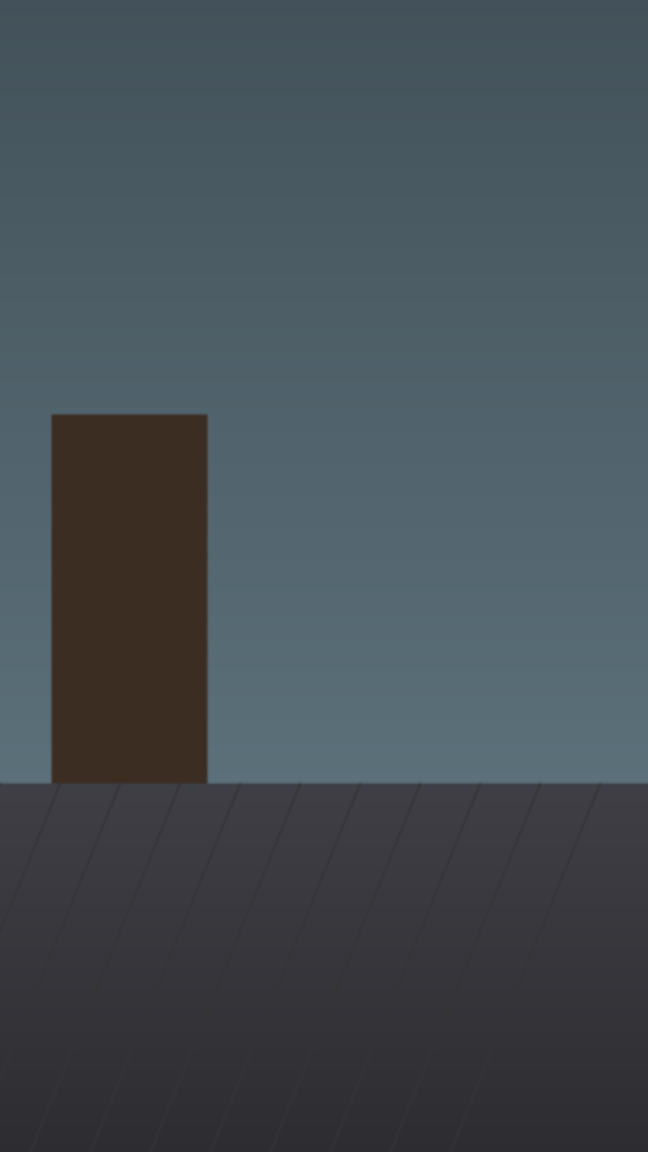
#> input picture AiTrends/2d-stick-animator/projects/_selftest/assets/bg/office.jpg, 1296 x 2304 px (shown at 1/2 size)
$ python -i creatures.py   (imports and definitions only)
#> lines starting #> are read from the running program, lines starting #| are printed output that depends on the picture
"""Living creatures: full-body animals that move, act and make their sounds (never a head icon).

  python creatures.py list                                 # the animals the kit knows: emoji, behaviour, size, sound
  python creatures.py prep P/assets/creatures/hen.png [--faces left|right]   # trim to the feet line, write the sidecar
  python creatures.py strip P --shot S01 [-o qc/creatures.jpg]               # frames of one shot's creatures over time
  python creatures.py gait P/assets/creatures/dog.png --kind run|walk|hop|fly|two_legs [--frames 4] --yes
      # the gait cycle (same animal, legs in sequence; Kie.ai ~6 credits a frame): every creature that moves on screen
      # needs one - compile_spec then flips the frames along its path (a sliding still reads as a doll)

A shot's "creatures" list puts animals in the scene (spec-schema.md): each is a cut-out image (whole body, side view)
anchored at its feet, alive the whole time it is on screen - breathing, looking around, walking, pecking, hopping,
flying or swimming - with its sound (compile_spec adds the cues). The behaviour maths below is deterministic (a
function of time and the creature's id) and the After Effects engine runs the same maths in expressions, so the
preview and After Effects agree frame for frame.

Behaviours ("behave"):
  idle    stands, breathes, looks around (turns now and then)                 any animal
  peck    short walks between spots, pecks the ground twice at each stop      chickens, hens, birds on the ground, pigeons
  wander  walks between random spots near its place, pauses                    dogs, cats, pigs, sheep, goats, cows, rats
  walk    walks to "to" [x, y] at a steady pace, then idles                    any animal going somewhere
  flee    runs to "to" (or off-screen) fast with a big bounce                  scared animals, a flock scattering
  hop     hops between spots                                                   rabbits, frogs, small birds, kangaroos
  fly     loops through the air with flapping                                  birds, bats, bees, flies, butterflies
  swim    glides back and forth with a tail wiggle                             fish, sharks, ducks on water
  sleep   slow deep breathing, no movement                                     sleeping animals
"""
import argparse
import json
import math
import os
import sys

sys.path.insert(0, os.path.dirname(os.path.abspath(__file__)))

BEHAVES = ("idle", "peck", "wander", "walk", "flee", "hop", "fly", "swim", "sleep")

# animal -> Fluent 3D full-body emoji (free mode; they all face LEFT; None = only a face exists, search instead), default behaviour, height as a share of a
# standing character's height (h of the actor), sound search words / ElevenLabs sound prompt (None = silent)
ANIMALS = {
    "chicken": {"emoji": "Rooster", "behave": "peck", "size": 0.24, "sound": "hens clucking", "aka": ["hen", "hens", "chickens", "rooster", "roosters", "poultry", "chick", "chicks"]},
    "duck": {"emoji": "Duck", "behave": "wander", "size": 0.22, "sound": "ducks quacking", "aka": ["ducks"]},
    "turkey": {"emoji": "Turkey", "behave": "peck", "size": 0.3, "sound": "turkey gobbling", "aka": ["turkeys"]},
    "bird": {"emoji": "Bird", "behave": "fly", "size": 0.12, "sound": "small birds chirping", "aka": ["birds", "pigeon", "pigeons", "sparrow", "crow", "crows"]},
    "dog": {"emoji": "Dog", "behave": "wander", "size": 0.34, "sound": "dog barking", "aka": ["dogs", "puppy", "hound"]},
    "cat": {"emoji": "Cat", "behave": "wander", "size": 0.24, "sound": "cat meowing", "aka": ["cats", "kitten"]},
    "cow": {"emoji": "Cow", "behave": "wander", "size": 0.62, "sound": "cow mooing", "aka": ["cows", "cattle", "bull", "ox"]},
    "pig": {"emoji": "Pig", "behave": "wander", "size": 0.36, "sound": "pigs oinking", "aka": ["pigs", "hog", "boar"]},
    "horse": {"emoji": "Horse", "behave": "wander", "size": 0.8, "sound": "horse neighing", "aka": ["horses", "pony"]},
    "sheep": {"emoji": "Ewe", "behave": "wander", "size": 0.36, "sound": "sheep bleating", "aka": ["ewe", "lamb", "lambs"]},
    "goat": {"emoji": "Goat", "behave": "wander", "size": 0.38, "sound": "goat bleating", "aka": ["goats"]},
    "rat": {"emoji": "Rat", "behave": "wander", "size": 0.1, "sound": "rats squeaking", "aka": ["rats"]},
    "mouse": {"emoji": "Mouse", "behave": "wander", "size": 0.08, "sound": "mouse squeaking", "aka": ["mice"]},
    "rabbit": {"emoji": "Rabbit", "behave": "hop", "size": 0.2, "sound": None, "aka": ["rabbits", "bunny", "hare"]},
    "monkey": {"emoji": "Monkey", "behave": "hop", "size": 0.34, "sound": "monkey chattering", "aka": ["monkeys", "chimp", "chimpanzee", "ape"]},
    "camel": {"emoji": "Camel", "behave": "walk", "size": 0.9, "sound": "camel groaning", "aka": ["camels"]},
    "elephant": {"emoji": "Elephant", "behave": "walk", "size": 1.2, "sound": "elephant trumpeting", "aka": ["elephants"]},
    "fish": {"emoji": "Fish", "behave": "swim", "size": 0.14, "sound": None, "aka": ["fishes"]},
    "baby chick": {"emoji": "Baby chick", "behave": "peck", "size": 0.1, "sound": "chicks peeping", "aka": []},
    "lion": {"emoji": None, "behave": "wander", "size": 0.55, "sound": "lion roaring", "aka": ["lions"]},
    "tiger": {"emoji": "Tiger", "behave": "wander", "size": 0.55, "sound": "tiger growling", "aka": ["tigers"]},
    "wolf": {"emoji": None, "behave": "wander", "size": 0.45, "sound": "wolf howling", "aka": ["wolves"]},
    "bear": {"emoji": None, "behave": "wander", "size": 0.8, "sound": "bear growling", "aka": ["bears"]},
    "snake": {"emoji": "Snake", "behave": "wander", "size": 0.12, "sound": "snake hissing", "aka": ["snakes", "cobra", "viper"]},
    "crocodile": {"emoji": "Crocodile", "behave": "wander", "size": 0.25, "sound": "crocodile hissing", "aka": ["crocodiles", "alligator"]},
    "shark": {"emoji": "Shark", "behave": "swim", "size": 0.5, "sound": None, "aka": ["sharks"]},
    "bee": {"emoji": "Honeybee", "behave": "fly", "size": 0.06, "sound": "bees buzzing", "aka": ["bees"]},
    "fly": {"emoji": "Fly", "behave": "fly", "size": 0.04, "sound": "flies buzzing", "aka": ["flies"]},
    "bat": {"emoji": "Bat", "behave": "fly", "size": 0.12, "sound": "bats squeaking", "aka": ["bats"]},
    "spider": {"emoji": "Spider", "behave": "wander", "size": 0.06, "sound": None, "aka": ["spiders"]},
    "frog": {"emoji": None, "behave": "hop", "size": 0.1, "sound": "frog croaking", "aka": ["frogs", "toad"]},
    "parrot": {"emoji": "Parrot", "behave": "idle", "size": 0.18, "sound": "parrot squawking", "aka": ["parrots"]},
    "owl": {"emoji": "Owl", "behave": "idle", "size": 0.18, "sound": "owl hooting", "aka": ["owls"]},
    "penguin": {"emoji": "Penguin", "behave": "wander", "size": 0.36, "sound": "penguins calling", "aka": ["penguins"]},
}


# [8 lines left out: function animal_of, not called in this run]


# ----------------------------------------------------------------------------------------- shared maths
TAU = 2 * math.pi


# [4 lines left out: function h01, not called in this run]


def sm(v):
    v = max(0.0, min(1.0, v))
    return v * v * (3 - 2 * v)


def id_hash(cid):
    return sum((i + 1) * ord(ch) for i, ch in enumerate(str(cid))) % 997


# [104 lines left out: functions copy_params, copies, state, not called in this run]


def size_of(c, i):
    return float(c.get("h", 200)) * copy_params(c, i)[3]


# ----------------------------------------------------------------------------------------- assets
def sidecar(path):
    return path + ".creature.json"


def load_side(path):
    try:
        return json.load(open(sidecar(path), encoding="utf-8"))
    except Exception:
        return {}


def prep(path, faces=None):
    """trim the picture to its visible pixels (so the bottom edge is the feet line) and record which way it faces"""
    from PIL import Image
    im = Image.open(path).convert("RGBA")
    bb = im.getchannel("A").point(lambda a: 255 if a > 40 else 0).getbbox()
#> bb = (0, 0, 1296, 2304)
    if bb:
        im = im.crop(bb)
        pad = max(2, int(0.02 * im.width))
#> pad = 25
        out = Image.new("RGBA", (im.width + 2 * pad, im.height + pad), (0, 0, 0, 0))
#> out: PIL image 1346x2329 RGBA; every value is 0
        out.paste(im, (pad, pad))       # transparent margin on the sides and top only: the feet touch the bottom
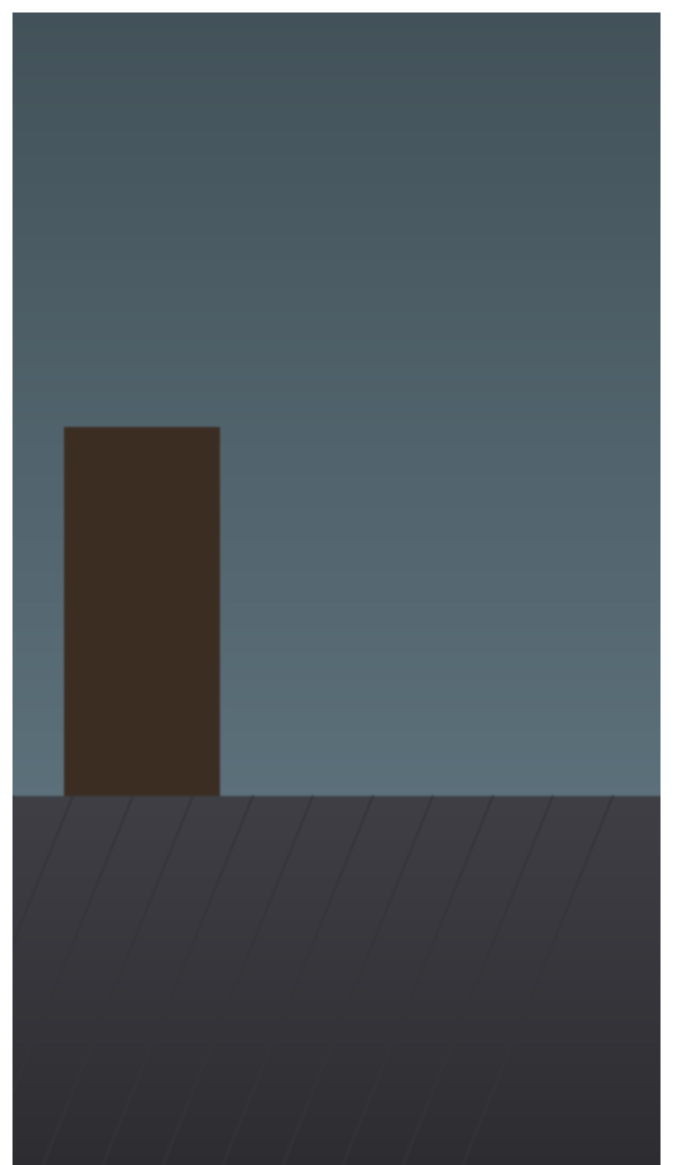
#> out: PIL image 1346x2329 RGBA (shown at 1/2 size); mean R, G, B, A 65.8, 74.6, 80.5, 242.9; transparent parts drawn white
        out.save(path)
    side = load_side(path)
    if faces:
        side["faces"] = faces
    side.setdefault("faces", "right")
    json.dump(side, open(sidecar(path), "w", encoding="utf-8"))
    return side


# [30 lines left out: functions fill_from_sidecars, sound_cues, not called in this run]


# ----------------------------------------------------------------------------------------- gait cycles
# A still picture that only slides and bounces reads as a doll. Animals that move on screen get a gait cycle: a few
# frames of the SAME animal (image-to-image from its own picture) that flip while it travels - real leg motion.
GAITS = {
    "run": ["Frame 1 of a gallop cycle: body stretched long, both front legs reaching far forward, both back legs stretched far back, all paws off the ground.",
            "Frame 2 of a gallop cycle: front paws landing on the ground under the head, back legs swinging forward under the belly.",
            "Frame 3 of a gallop cycle: all four legs gathered together under the body, back rounded.",
            "Frame 4 of a gallop cycle: back paws planted on the ground pushing off, front legs lifting and reaching forward, chest up."],
    "walk": ["Frame 1 of a walk cycle: left front leg and right back leg stepping forward, the other two legs back.",
             "Frame 2 of a walk cycle: legs passing under the body, all paws close together on the ground.",
             "Frame 3 of a walk cycle: right front leg and left back leg stepping forward, the other two legs back.",
             "Frame 4 of a walk cycle: legs passing under the body again, head slightly lower."],
    "hop": ["Frame 1 of a hop: crouched low, ready to spring.", "Frame 2 of a hop: launching, back legs stretched, body rising.",
            "Frame 3 of a hop: airborne, body stretched out.", "Frame 4 of a hop: landing, front feet touching down."],
    "fly": ["Frame 1 of a wing flap: wings fully raised.", "Frame 2 of a wing flap: wings level, spread wide.",
            "Frame 3 of a wing flap: wings fully down.", "Frame 4 of a wing flap: wings level, rising again."],
    "two_legs": ["Frame 1 of a walk cycle: left leg forward, right leg back.", "Frame 2 of a walk cycle: legs passing under the body.",
                 "Frame 3 of a walk cycle: right leg forward, left leg back.", "Frame 4 of a walk cycle: legs passing under the body."],
}
GAIT_OF = {"walk": "walk", "flee": "run", "wander": "walk", "peck": "two_legs", "hop": "hop", "fly": "fly"}
SAME = ("Exactly the same animal as in the reference image: same colours and markings, same face, same drawing style, line "
        "weight and shading, same proportions. Whole body, exactly side view, facing {faces}. ")


# [116 lines left out: functions make_gait, expand_gaits, main, not called in this run]


# [2 lines not run here, left out]

>>> result = prep('../../projects/_selftest/assets/bg/office.jpg')

$ run again, on AiTrends/2d-stick-animator/projects/_selftest/assets/bg/street.jpg
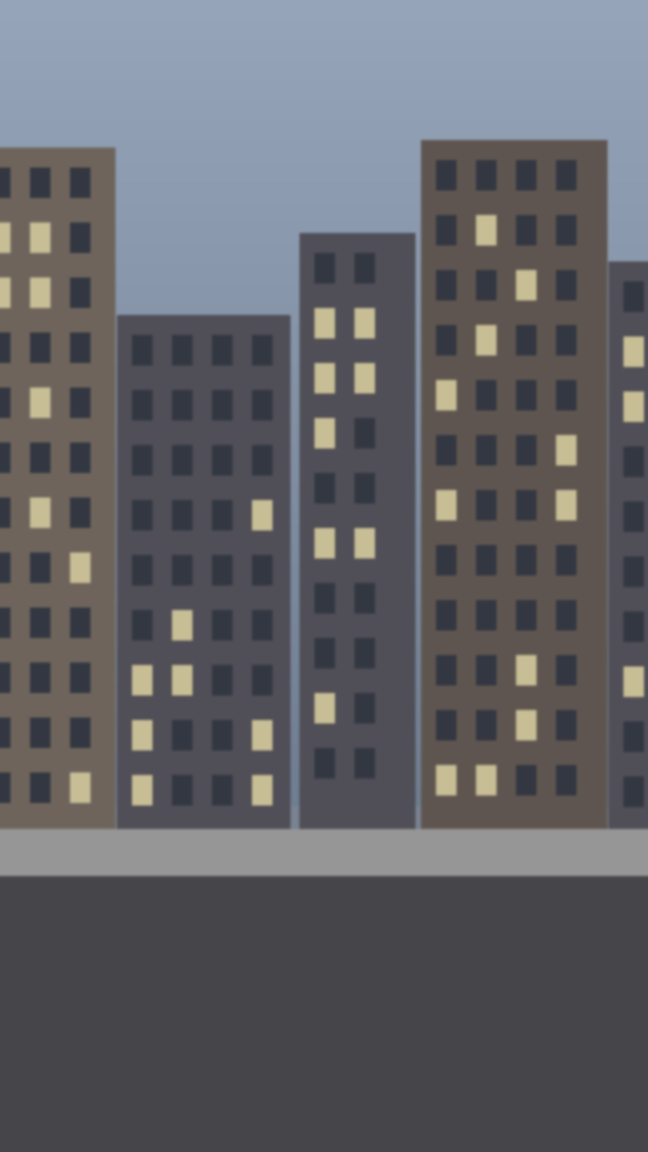
#> input picture AiTrends/2d-stick-animator/projects/_selftest/assets/bg/street.jpg, 1296 x 2304 px (shown at 1/2 size)
#> bb = (0, 0, 1296, 2304)
#> in prep, `out.paste(im, (pad, pad))`:
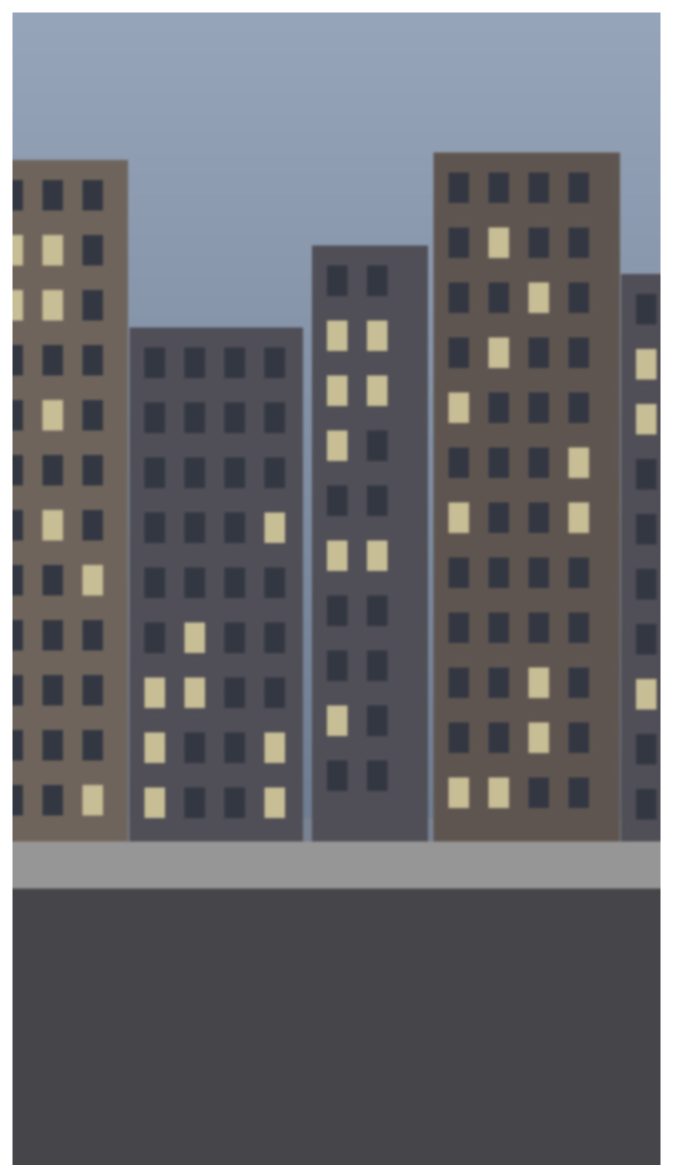
#> out: PIL image 1346x2329 RGBA (shown at 1/2 size); mean R, G, B, A 93.6, 94.2, 99.1, 242.9; transparent parts drawn white
